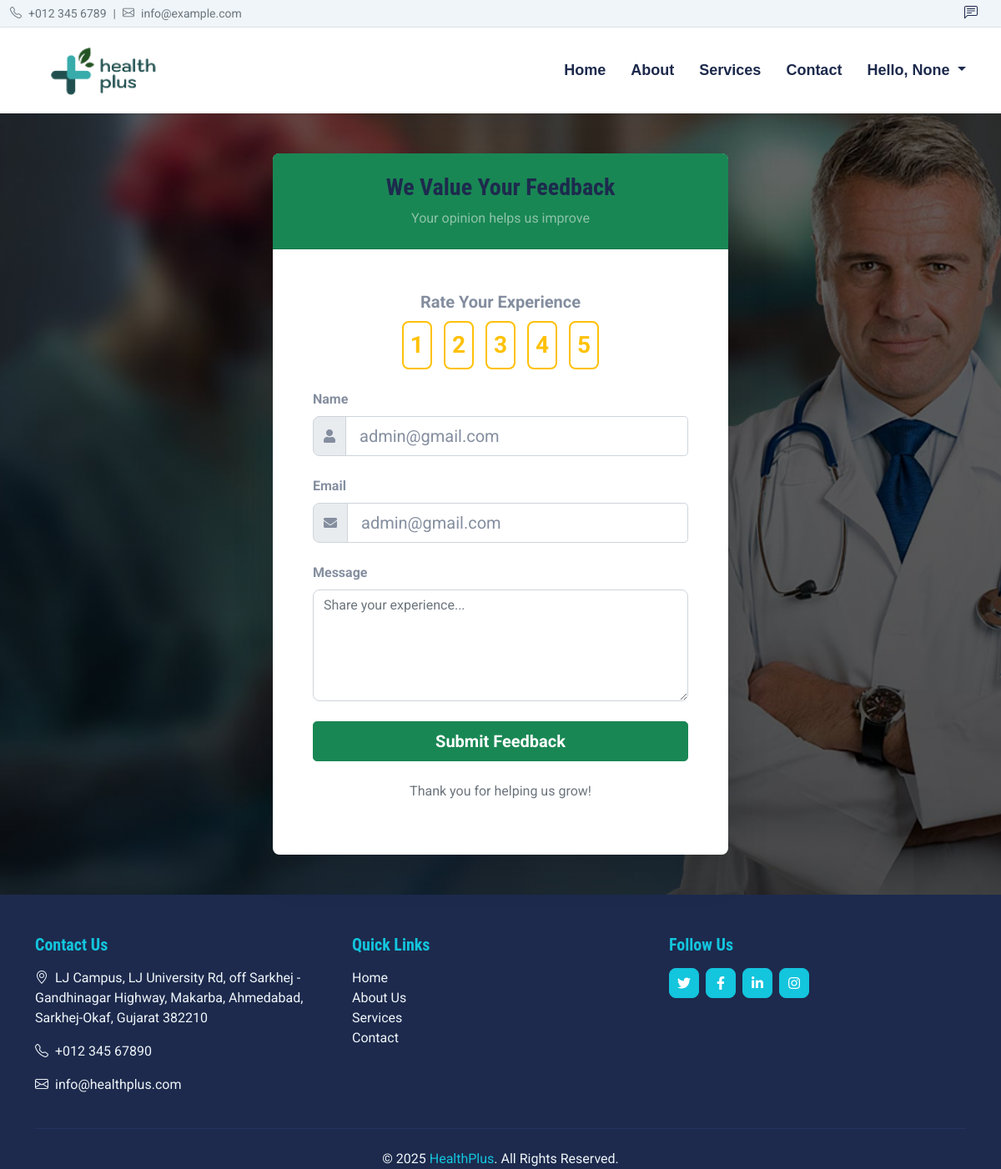
Page /feedback (signed in) on the earlier database version.
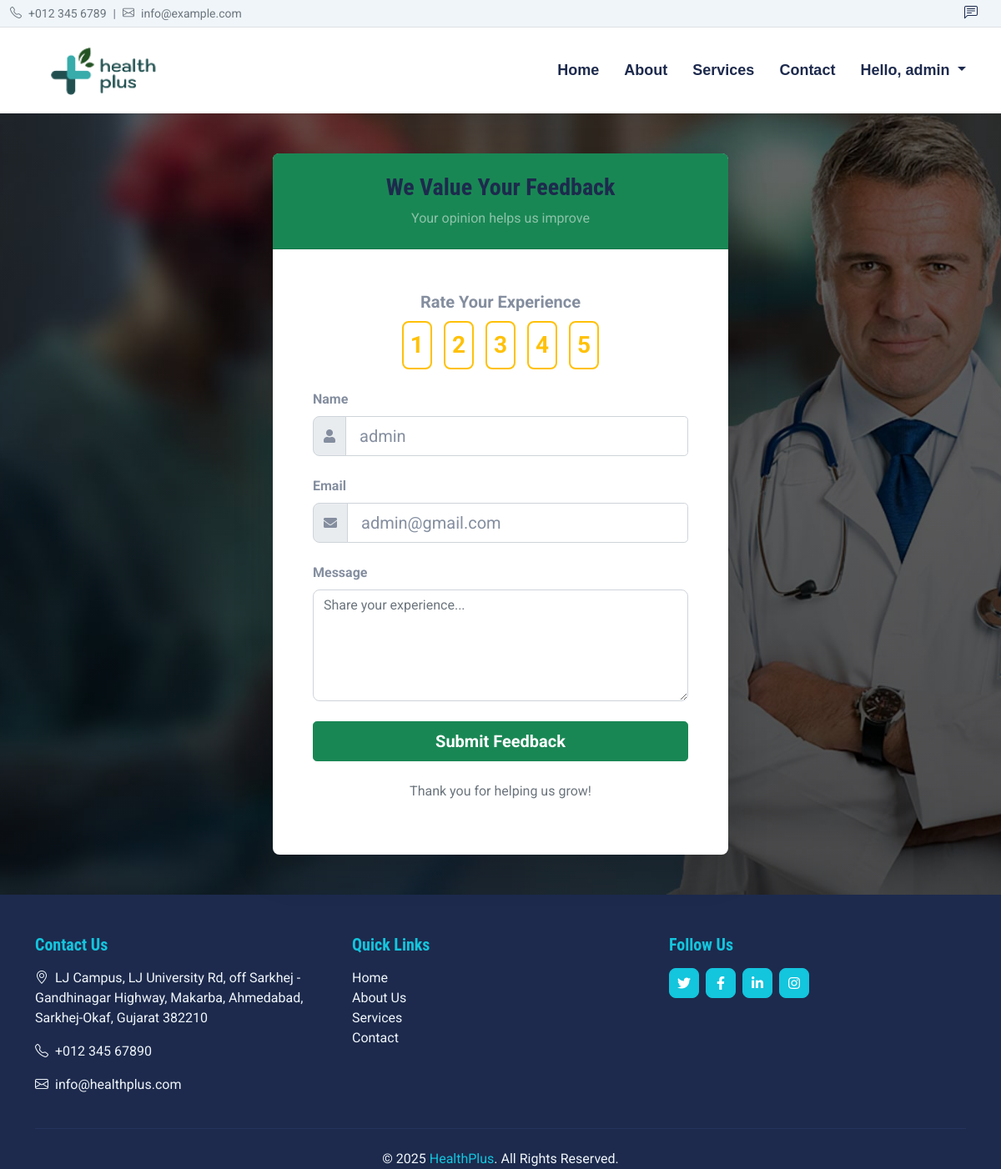
Same page on the later database version.
### healthcare/models.py (models this page shows, shortened)
class CustomUser(AbstractUser):
    ROLE_CHOICES = (
        ('patient', 'Patient'),
        ('doctor', 'Doctor'),
        ('admin', 'Admin'),
    )
    username = None
    email = models.EmailField(unique=True, db_index=True)
    role = models.CharField(max_length=20, choices=ROLE_CHOICES, default='patient')
    first_name = models.CharField(max_length=50)
    last_name = models.CharField(max_length=50, blank=True)
    mobile_number = models.CharField(max_length=15, blank=True, null=True)
    gender = models.CharField(max_length=10, choices=[('male','Male'),('female','Female'),('other','Other')], blank=True)
    dob = models.DateField("Date of Birth", null=True, blank=True)
    address = models.TextField(blank=True)
    image = models.ImageField(upload_to='users/', blank=True, null=True)
    is_email_verified = models.BooleanField(default=False)
    created_at = models.DateTimeField(auto_now_add=True)
    objects = UserManager()
    USERNAME_FIELD = 'email'
    REQUIRED_FIELDS = []
    def get_full_name(self):
        return f"{self.first_name} {self.last_name}".strip() or self.email

### healthcare/views/index.py (the view)
# urls.py: path('feedback',index.feedback,name="feedback"),
def feedback(request):
    if request.method == "POST":
        form = FeedbackForm(request.POST)
        if form.is_valid():
            feedback = form.save(commit=False)
            if request.user.is_authenticated:
                feedback.user = request.user
            feedback.save()
            messages.success(request, "Thank you! Your feedback has been submitted successfully.")
            return redirect('feedback')
        else:
            messages.error(request, "Please correct the errors below.")
    else:
        initial = {}
        if request.user.is_authenticated:
            initial = {
                'name': request.user.get_full_name(),
                'email': request.user.email,
            }
        form = FeedbackForm(initial=initial)
    return render(request, 'pages/feedback.html', {'form': form})

### healthcare/forms.py (shortened to what this page needs)
class FeedbackForm(forms.ModelForm):
    name = forms.CharField(
        max_length=100,
        widget=forms.TextInput(attrs={
            'class': 'form-control form-control-lg',
            'placeholder': 'Your Full Name'
        })
    )
    email = forms.EmailField(
        widget=forms.EmailInput(attrs={
            'class': 'form-control form-control-lg',
            'placeholder': 'you@example.com'
        })
    )
    rating = forms.ChoiceField(
        choices=[(i, f"{i} Star{'s' if i > 1 else ''}") for i in range(1, 6)],
        widget=forms.RadioSelect(attrs={'class': 'btn-check'})
    )
    message = forms.CharField(
        widget=forms.Textarea(attrs={
            'class': 'form-control',
            'rows': 5,
            'placeholder': 'Share your experience...'
        }),
        min_length=10,
        max_length=1000
    )
    class Meta:
        model = Feedback
        fields = ['name', 'email', 'rating', 'message']

### templates/pages/feedback.html (shortened to what this page needs)
{% extends "base/base.html" %}
{% load static %}
{% block content %}
<div class="hero-header">
<div class="container mt-5 mb-5">
    <div class="row justify-content-center">
        <div class="col-md-8 col-lg-6">
            <div class="card shadow-lg border-0 rounded-lg">
                <div class="card-header bg-success text-white text-center py-4">
                    <h3 class="mb-0">We Value Your Feedback</h3>
                    <p class="mb-0 mt-2 text-white-50">Your opinion helps us improve</p>
                </div>
                <div class="card-body p-5">
                    <form method="post">
                        <div class="text-center mb-4">
                            <label class="form-label fw-bold fs-5 d-block">Rate Your Experience</label>
                            <div class="d-inline-block">
                                {% for value, label in form.rating.field.choices %}
                                <label class="btn btn-outline-warning fs-3 px-2" for="rating{{ value }}">
                                    {{ value }}
                                </label>
                                {% endfor %}
                            </div>
                        </div>
                        <div class="mb-4">
                            <label class="form-label fw-bold">{{ form.name.label }}</label>
                            <div class="input-group">
                                <span class="input-group-text"><i class="fas fa-user"></i></span>
                                {{ form.name }}
                            </div>
                        </div>
                        <div class="mb-4">
                            <label class="form-label fw-bold">{{ form.email.label }}</label>
                            <div class="input-group">
                                <span class="input-group-text"><i class="fas fa-envelope"></i></span>
                                {{ form.email }}
                            </div>
                        </div>
                        <div class="mb-4">
                            <label class="form-label fw-bold">{{ form.message.label }}</label>
                            {{ form.message }}
                        </div>
                        <div class="d-grid">
                            <button type="submit" class="btn btn-success btn-lg">
                                Submit Feedback
                            </button>
                        </div>
                    </form>
                    <div class="text-center mt-4">
                        <p class="text-muted">Thank you for helping us grow!</p>
                    </div>
                </div>
            </div>
        </div>
    </div>
</div>
{% endblock %}

### templates/base/base.html (shortened to what the changed rows need)
{% load static %}
<!DOCTYPE html>
<html lang="en">
<head>
    <link href="https://cdnjs.cloudflare.com/ajax/libs/font-awesome/5.15.0/css/all.min.css" rel="stylesheet">
    <link href="https://cdn.jsdelivr.net/npm/bootstrap-icons@1.10.5/font/bootstrap-icons.css" rel="stylesheet">
    <link href="{% static 'lib/owlcarousel/assets/owl.carousel.min.css' %}" rel="stylesheet">
    <link href="{% static 'lib/tempusdominus/css/tempusdominus-bootstrap-4.min.css' %}" rel="stylesheet" />
    <link href="{% static 'css/bootstrap.min.css' %}" rel="stylesheet">
    <link href="{% static 'css/style.css' %}" rel="stylesheet">
</head>
<body>
    <nav class="navbar navbar-expand-lg navbar-light bg-white shadow-sm sticky-top py-2">
        <div class="container">
            <div class="collapse navbar-collapse" id="navbarCollapse">
                <ul class="navbar-nav ms-auto mb-2 mb-lg-0">
                    {% if user.is_authenticated %}
                        <li class="nav-item dropdown">
                            <a class="nav-link dropdown-toggle" href="#" data-bs-toggle="dropdown">
                                Hello, {{ user.first_name|default:user.username }}
                            </a>
                        </li>
                    {% endif %}
                </ul>
            </div>
        </div>
    </nav>
    <main>
        {% block content %}
        {% endblock %}
    </main>
</body>
</html>

Differences in the rows shown:
changed CustomUser "admin@gmail.com": first_name "None" → "admin"
Other differences:
form field name: "admin@gmail.com" → "admin"
